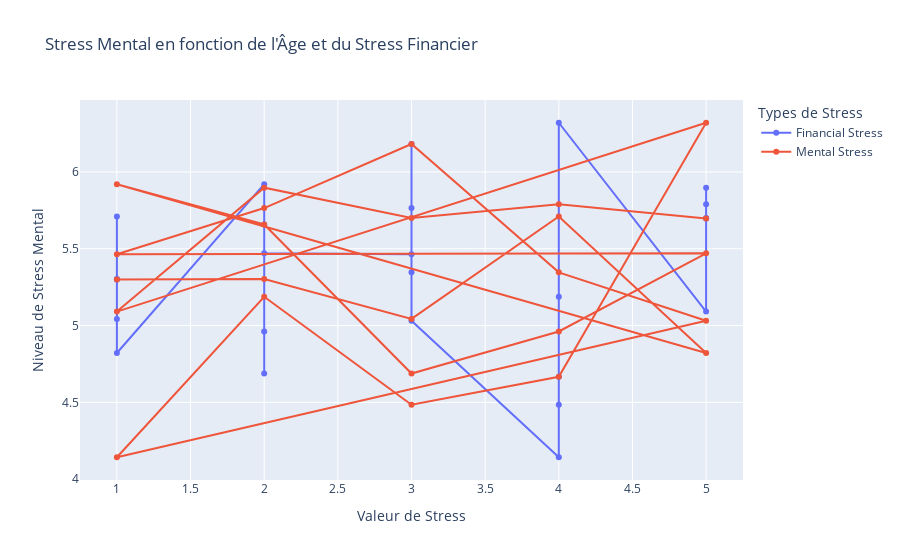

Notebook code for this chart:
### Code cell
import seaborn as sns
import matplotlib.pyplot as plt
import plotly.graph_objects as go
data_1 = data.groupby(['Financial Stress','Family Support  '])[['Mental Stress Level']].mean().reset_index()
fig = go.Figure()

# Tracer la première ligne (Stress financier)
fig.add_trace(go.Scatter(
    x=data_1['Financial Stress'],  # Axe X : Stress financier
    y=data_1['Mental Stress Level'],  # Axe Y : Stress mental
    mode='lines+markers',  # Tracer des lignes et des marqueurs
    name='Financial Stress'  # Nom de la ligne
))

# Tracer la deuxième ligne (Stress mental général)
fig.add_trace(go.Scatter(
    x=data_1['Family Support  '],  # Axe X : Âge
    y=data_1['Mental Stress Level'],  # Axe Y : Stress mental
    mode='lines+markers',  # Tracer des lignes et des marqueurs
    name='Mental Stress'  # Nom de la ligne
))

# Ajouter des labels et un titre
fig.update_layout(
    title="Stress Mental en fonction de l'Âge et du Stress Financier",
    xaxis_title="Valeur de Stress",
    yaxis_title="Niveau de Stress Mental",
    legend_title="Types de Stress"
)

# Afficher le graphique
fig.show()

### Figure 1 — Plotly figure (JSON) as saved in the notebook; plotly's stock layout.template omitted (floating-point values rounded to 4 significant figures)
{"data": [{"mode": "lines+markers", "name": "Financial Stress", "type": "scatter", "x": [1, 1, 1, 1, 1, 2, 2, 2, 2, 2, 3, 3, 3, 3, 3, 4, 4, 4, 4, 4, 5, 5, 5, 5, 5], "y": [5.3, 5.303, 5.043, 5.71, 4.821, 5.92, 5.658, 4.688, 4.962, 5.471, 5.464, 5.765, 6.182, 5.346, 5.031, 4.143, 5.188, 4.485, 4.667, 6.32, 5.091, 5.897, 5.7, 5.789, 5.697]}, {"mode": "lines+markers", "name": "Mental Stress", "type": "scatter", "x": [1, 2, 3, 4, 5, 1, 2, 3, 4, 5, 1, 2, 3, 4, 5, 1, 2, 3, 4, 5, 1, 2, 3, 4, 5], "y": [5.3, 5.303, 5.043, 5.71, 4.821, 5.92, 5.658, 4.688, 4.962, 5.471, 5.464, 5.765, 6.182, 5.346, 5.031, 4.143, 5.188, 4.485, 4.667, 6.32, 5.091, 5.897, 5.7, 5.789, 5.697]}], "layout": {"legend": {"title": {"text": "Types de Stress"}}, "title": {"text": "Stress Mental en fonction de l'Âge et du Stress Financier"}, "xaxis": {"title": {"text": "Valeur de Stress"}}, "yaxis": {"title": {"text": "Niveau de Stress Mental"}}}}
